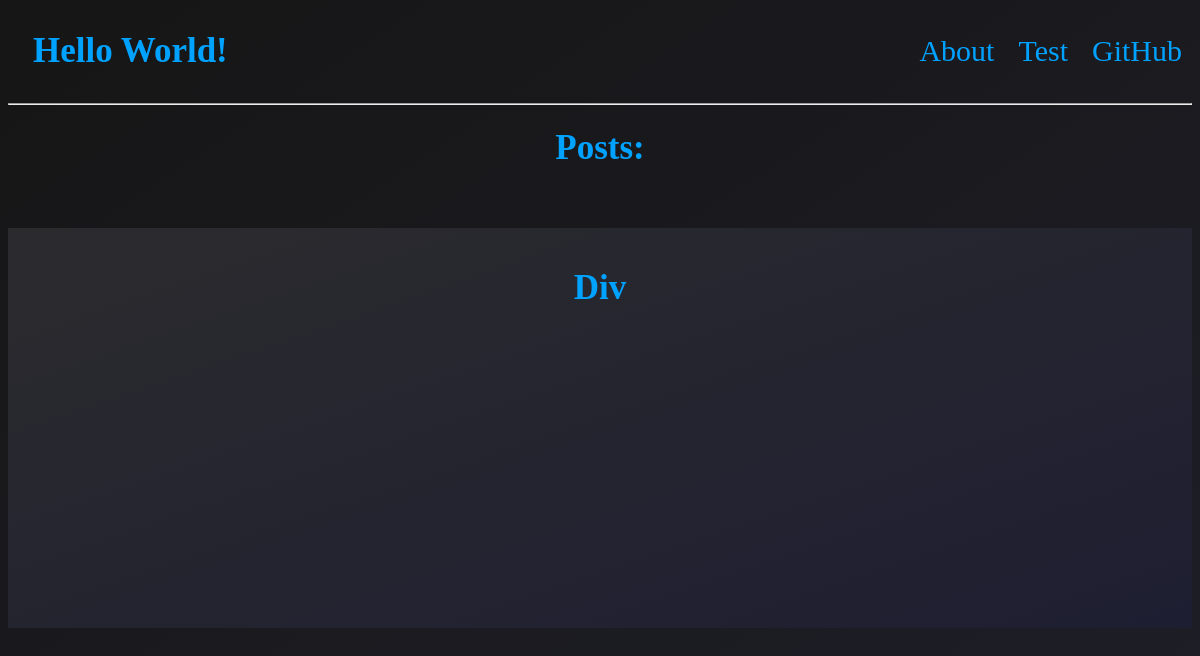
The page /test on the database as committed earlier.
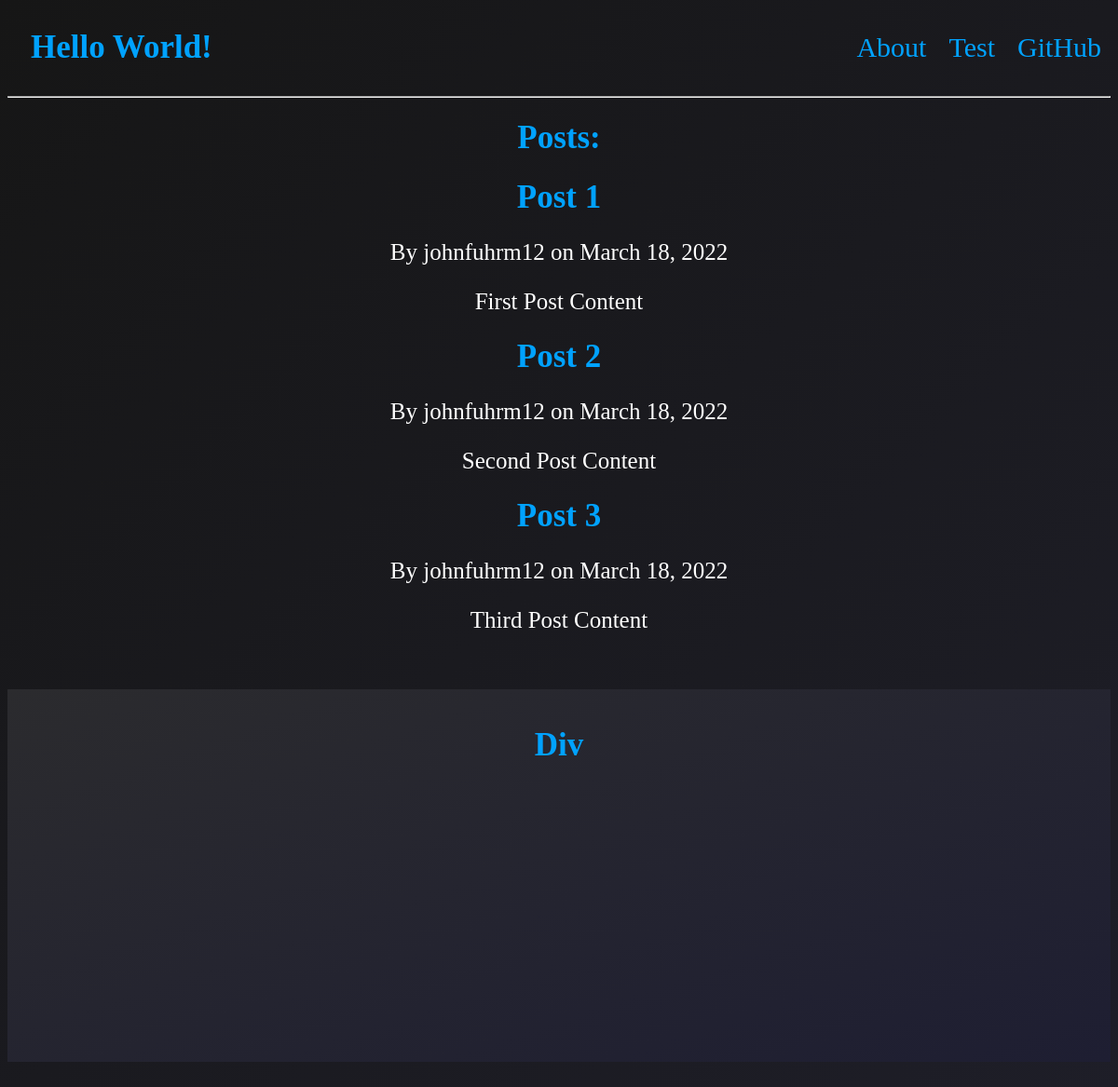
The same page on the database as committed later.
### hello/models.py (models this page shows, shortened)
class Post(models.Model):
    title = models.CharField(max_length=100)
    content = models.TextField()
    date_posted = models.DateTimeField(auto_now_add=True)
    author = models.ForeignKey(User, on_delete=models.CASCADE)

### hello/views.py (the view)
# urls.py: path('test', views.test)
def test(request):
  context = {
    'posts': Post.objects.all()
  }
  return render(request, 'testpage.html', context)

### hello/templates/testpage.html (shortened to what this page needs)
<html>
    <head>
        <link rel="stylesheet" href="../static/styles.css">
    </head>
    <body>
        <header>
            <a href="http://127.0.0.1:8000/"><h1>Hello World!</h1></a>
            <nav>
                <ul class="nav_links">
                    <li><a href="about">About</a></li>
                    <li><a href="test">Test</a></li>
                    <li><a href="https://github.com/JohnFuhrm12" target="-blank">GitHub</a></li>
                </ul>
            </nav>
        </header>
        <hr>
        <h1>Posts:</h1>
        {% for post in posts %}
            <h1>{{ post.title }}</h1>
            <p>By {{ post.author }} on {{ post.date_posted|date:"F d, Y"}}</p>
            <p>{{ post.content }}</p>
        {% endfor %}
        <div class="div1">
            <h1>Div</h1>
        </div>
    </body>
</html>

### hello/static/styles.css (style rules this page uses)
.div1 { background-image: linear-gradient(to bottom right, rgb(43, 43, 46), rgb(30, 30, 50)); height: 400px; margin-top: 60px; margin-bottom: 60px; }
.div1 h1 { padding-top:40px; }
body { background-image: linear-gradient(to bottom right, rgb(22, 22, 22), rgb(30, 30, 40)); }
h1 { font-size: 35px; text-align: center; color: rgb(0, 162, 255); }
p { text-align: center; font-size: 25px; color: white; }
li, a { font-size: 30px; text-decoration: none; color: rgb(0, 162, 255); }
header { display: flex; justify-content: space-between; align-items: center; padding-left: 25px; }
.nav_links { list_style: none; }
.nav_links li { display: inline-block; padding: 0px 10px; }

Rows that differ between the two databases and show on the page:
added Post: title "Post 1", author "johnfuhrm12", date_posted "March 18, 2022", content "First Post Content"
added Post: title "Post 2", author "johnfuhrm12", date_posted "March 18, 2022", content "Second Post Content"
added Post: title "Post 3", author "johnfuhrm12", date_posted "March 18, 2022", content "Third Post Content"
